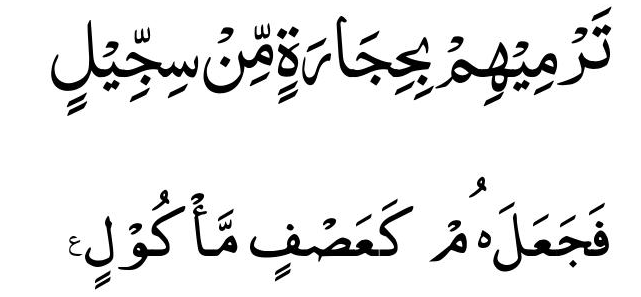
#> input picture temp/0_fix.png, 641 x 297 px; its folder holds only this picture in this run
$ python bw.py
#> lines starting #> are read from the running program, lines starting #| are printed output that depends on the picture; after the words box and inside, x2 and y2 are one past the last pixel; in counts of white or black regions, pixels touching at a corner belong together
import cv2
import glob
import numpy as np
from matplotlib import pyplot as plt

def horizontal_projection(image_h):
    image = image_h.copy()
    image[image < 127] = 1
    image[image >= 127] = 0
    h_projection = np.sum(image, axis=1)

    return h_projection

for imagePath in sorted(glob.glob("*.png")):
    print('________________Next File_________________')
    image = cv2.imread(imagePath)
#> image is the input picture: shape (297, 641, 3); min 0, max 255, mean 233.7
    original_image = cv2.imread(imagePath)
    h, w, _ = original_image.shape
#> h = 297; w = 641
    if h > 1200 :
        original_image = cv2.resize(original_image, (int(0.5 * w), int(0.5 * h)))
    gray = cv2.cvtColor(original_image, cv2.COLOR_BGR2GRAY)
    # gray = cv2.bitwise_not(gray)


    img = cv2.imread(imagePath,0)

    dft = cv2.dft(np.float32(img),flags = cv2.DFT_COMPLEX_OUTPUT)
    magnitued, angle = cv2.cartToPolar(dft[:, :, 0], dft[:, :, 1])
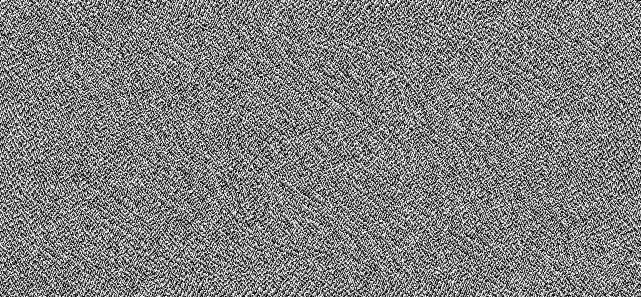
#> angle: shape (297, 641) float32; min 0, max 6.28, mean 3.14; drawn with min black and max white

    print(angle.shape)
#| (297, 641)

    dft_shift = np.fft.fftshift(dft)
    m, a = cv2.cartToPolar(np.real(dft_shift), np.imag(dft_shift))
    # print(a)

    magnitude_spectrum = 20*np.log(cv2.magnitude(dft_shift[:,:,0],dft_shift[:,:,1]))
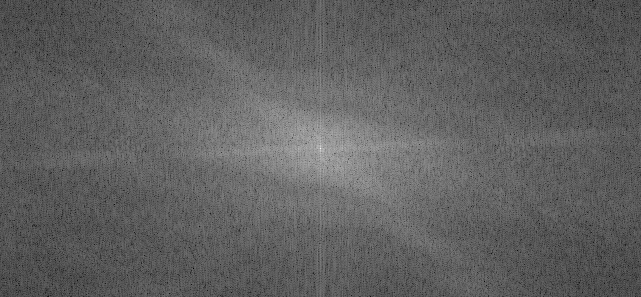
#> magnitude_spectrum: shape (297, 641) float32; min 63.74, max 352.2, mean 172.5; drawn with min black and max white

    # [7 lines of commented-out code are left out]
    ret_img, image1 = cv2.threshold(gray, 0, 255, cv2.THRESH_BINARY
                                   + cv2.THRESH_OTSU)
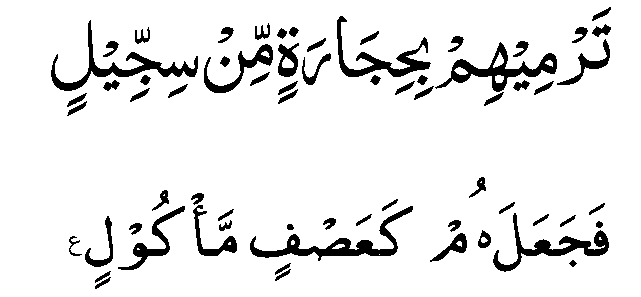
#> image1: shape (297, 641); 91.6% white; 66 black regions, largest, box (x1, y1, x2, y2) and area: (250, 206, 413, 261) 1752, (51, 20, 198, 91) 1597, (435, 42, 557, 92) 1529
#> ret_img = 135

    ret_img, thresh = cv2.threshold(gray, 0, 255, cv2.THRESH_BINARY
                                   + cv2.THRESH_OTSU)
    plt.figure(1)
    body_v_proj = horizontal_projection(image1)
#> in horizontal_projection, `h_projection = np.sum(image, axis=1)`: h_projection = 297 values, max 316 at index 251, min 0 at index 0, mean 53.82
#> body_v_proj has the same summary as h_projection in horizontal_projection
    plt.subplot(121), plt.imshow(image1)
    plt.subplot(122), plt.plot(
        body_v_proj, np.arange(0, len(body_v_proj), 1)
    )
    # plt.show()
    from scipy.signal import find_peaks
    plt.figure(2)
    x = body_v_proj*-1
#> x = 297 values, max 0 at index 0, min -316 at index 251, mean -53.82
    peaks, _ = find_peaks(x, distance=50)
#> peaks = [22, 95, 146, 198, 278]
    plt.plot(x)
    plt.plot(peaks, x[peaks], "x")
    plt.plot(np.zeros_like(x), "--", color="gray")
    plt.show()
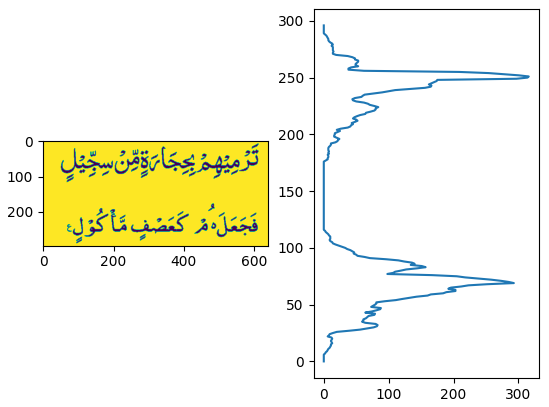
#> figure drawn by matplotlib, 2 panels
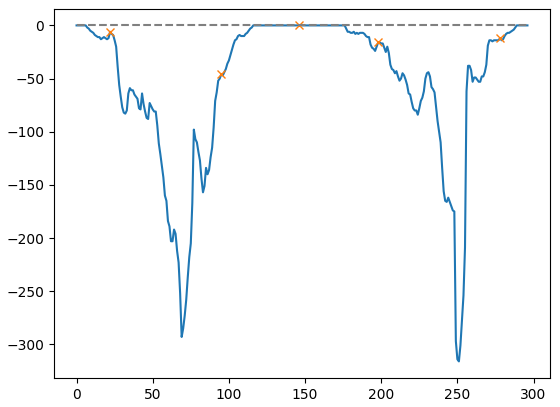
#> figure drawn by matplotlib, 1 panel; curve peaks at x = 0, y = 0
    cv2.waitKey(0)

    coords = np.column_stack(np.where(thresh > 0))
#> coords = 174391 pairs, first value 0 to 296, second value 0 to 640
    angle = cv2.minAreaRect(coords)[-1]
#> angle = -90
# the `cv2.minAreaRect` function returns values in the
# range [-90, 0); as the rectangle rotates clockwise the
# returned angle trends to 0 -- in this special case we
# need to add 90 degrees to the angle
    if angle < -45:
        angle = -(90 + angle)
#> angle = 0
# otherwise, just take the inverse of the angle to make
# it positive
    else:
        angle = -angle

    (h, w) = image.shape[:2]
    center = (w // 2, h // 2)
#> center = (320, 148)
    M = cv2.getRotationMatrix2D(center, angle, 1.0)
#> M = [[1, 0, 0], [0, 1, 0]]
    rotated = cv2.warpAffine(image, M, (w, h),
	flags=cv2.INTER_CUBIC, borderMode=cv2.BORDER_REPLICATE)

    cv2.putText(rotated, "Angle: {:.2f} degrees".format(angle),
	(10, 30), cv2.FONT_HERSHEY_SIMPLEX, 0.7, (0, 0, 255), 2)
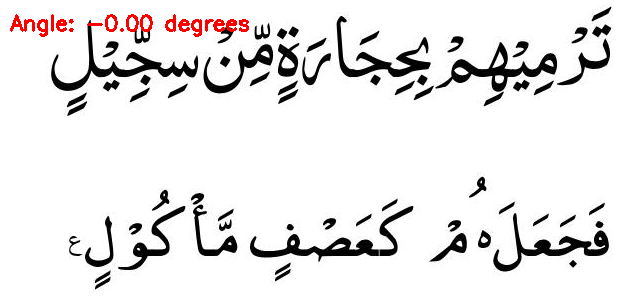
#> rotated: shape (297, 641, 3); 0.84% of pixels changed, all inside (x1, y1, x2, y2) = (10, 14, 249, 37)
# show the output image
    print("[INFO] angle: {:.3f}".format(angle))
#| [INFO] angle: -0.000
    # [31 lines of commented-out code are left out]
    cv2.destroyAllWindows()

$ run again, on temp/3.png
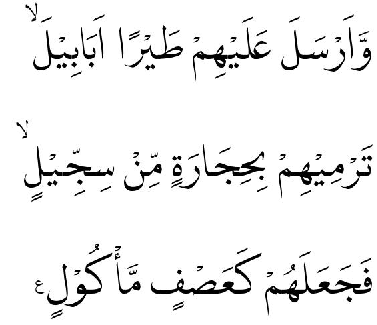
#> input picture temp/3.png, 377 x 325 px
#> image is the input picture: shape (325, 377, 3); min 0, max 255, mean 239.6
#| (325, 377)
#> `ret_img, image1 = cv2.threshold(gray, 0, 255, cv2.THRESH_BINARY + cv2...`:
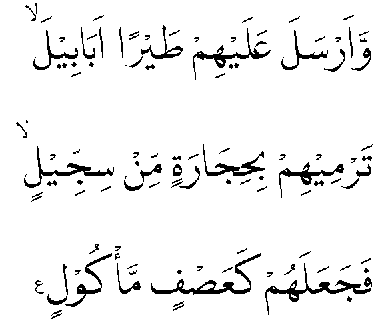
#> image1: shape (325, 377); 94% white; 112 black regions (65 under 20 px), largest, box (x1, y1, x2, y2) and area: (265, 263, 371, 315) 725, (151, 253, 261, 295) 722, (24, 146, 114, 188) 512
#> ret_img = 137
#> h_projection = 325 values, max 226 at index 290, min 0 at index 0, mean 22.64
#> body_v_proj has the same summary as h_projection in horizontal_projection
#> x = 325 values, max 0 at index 0, min -226 at index 290, mean -22.64
#> peaks = [23, 99, 160, 222, 311]
#> coords = 115166 pairs, first value 0 to 324, second value 0 to 376
#> `angle = cv2.minAreaRect(coords)[-1]`: angle = -90
#> `angle = -(90 + angle)`: angle = 0
#> M = [[1, 0, 0], [0, 1, 0]]
#> `cv2.putText(rotated, "Angle: {:.2f} degrees".format(angle), (10, 30), ..`:
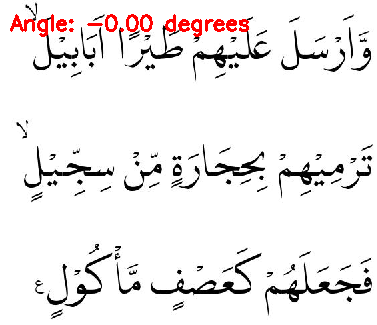
#> rotated: shape (325, 377, 3); 1.31% of pixels changed, all inside (x1, y1, x2, y2) = (10, 14, 249, 37)
#| [INFO] angle: -0.000
